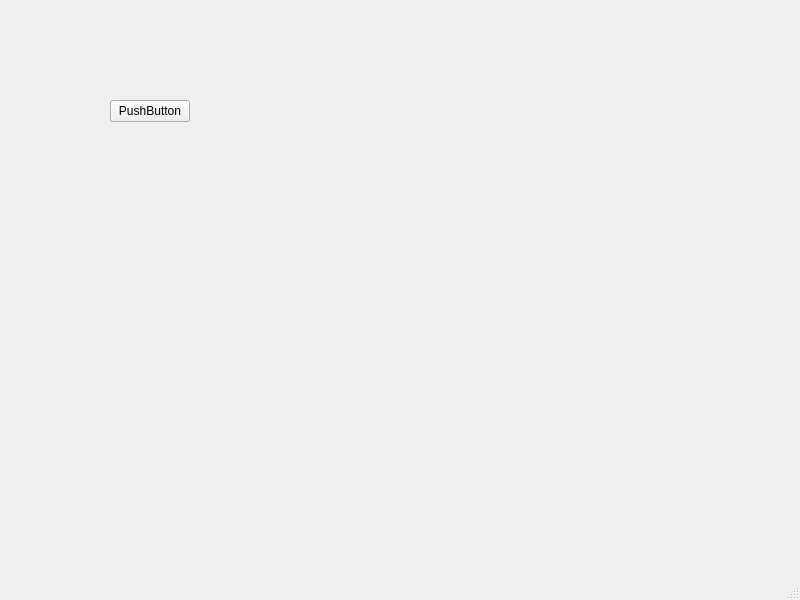
<?xml version="1.0" encoding="UTF-8"?>
<ui version="4.0">
 <class>MainWindow</class>
 <widget class="QMainWindow" name="MainWindow">
  <property name="geometry">
   <rect>
    <x>0</x>
    <y>0</y>
    <width>800</width>
    <height>600</height>
   </rect>
  </property>
  <property name="windowTitle">
   <string>MainWindow</string>
  </property>
  <widget class="QWidget" name="centralwidget">
   <widget class="QPushButton" name="pushButton">
    <property name="geometry">
     <rect>
      <x>110</x>
      <y>100</y>
      <width>80</width>
      <height>22</height>
     </rect>
    </property>
    <property name="text">
     <string>PushButton</string>
    </property>
    <property name="checkable">
     <bool>false</bool>
    </property>
    <property name="checked">
     <bool>false</bool>
    </property>
   </widget>
  </widget>
  <widget class="QMenuBar" name="menubar">
   <property name="geometry">
    <rect>
     <x>0</x>
     <y>0</y>
     <width>800</width>
     <height>19</height>
    </rect>
   </property>
  </widget>
  <widget class="QStatusBar" name="statusbar"/>
 </widget>
 <resources/>
 <connections>
  <connection>
   <sender>pushButton</sender>
   <signal>clicked()</signal>
   <receiver>MainWindow</receiver>
   <slot>close()</slot>
   <hints>
    <hint type="sourcelabel">
     <x>154</x>
     <y>135</y>
    </hint>
    <hint type="destinationlabel">
     <x>208</x>
     <y>195</y>
    </hint>
   </hints>
  </connection>
 </connections>
</ui>
